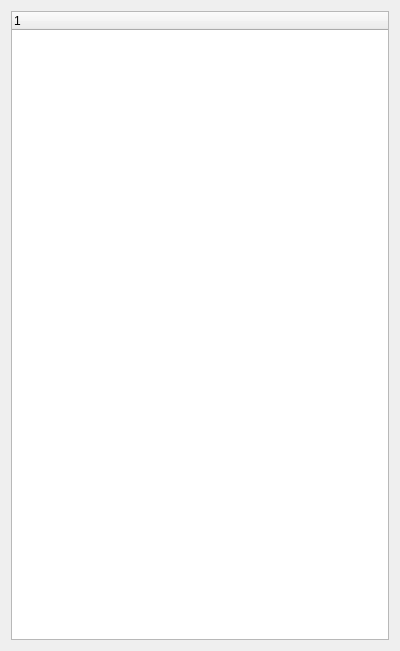
<?xml version="1.0" encoding="UTF-8"?>
<ui version="4.0">
 <class>DataViewWidget</class>
 <widget class="QWidget" name="DataViewWidget">
  <property name="geometry">
   <rect>
    <x>0</x>
    <y>0</y>
    <width>400</width>
    <height>651</height>
   </rect>
  </property>
  <property name="windowTitle">
   <string>Form</string>
  </property>
  <layout class="QVBoxLayout" name="verticalLayout">
   <item>
    <widget class="QTreeWidget" name="treeWidget">
     <property name="contextMenuPolicy">
      <enum>Qt::ActionsContextMenu</enum>
     </property>
     <property name="iconSize">
      <size>
       <width>60</width>
       <height>20</height>
      </size>
     </property>
     <column>
      <property name="text">
       <string notr="true">1</string>
      </property>
     </column>
    </widget>
   </item>
  </layout>
  <action name="actionLoad">
   <property name="text">
    <string>Load</string>
   </property>
  </action>
  <action name="actionLoadAll">
   <property name="text">
    <string>Load All</string>
   </property>
  </action>
  <action name="actionUnload">
   <property name="text">
    <string>Unload</string>
   </property>
  </action>
  <action name="actionUnloadAll">
   <property name="text">
    <string>Unload All</string>
   </property>
  </action>
  <action name="actionRebuild">
   <property name="text">
    <string>Rebuild</string>
   </property>
  </action>
  <action name="actionRefreshStatus">
   <property name="text">
    <string>Refresh status</string>
   </property>
  </action>
  <action name="actionSynchronize">
   <property name="text">
    <string>Synchronize</string>
   </property>
  </action>
  <action name="actionDownload">
   <property name="text">
    <string>Download</string>
   </property>
  </action>
  <action name="actionDownloadAll">
   <property name="text">
    <string>Download All</string>
   </property>
  </action>
  <action name="actionForceDownload">
   <property name="text">
    <string>Force download</string>
   </property>
  </action>
  <action name="actionForceDownloadAll">
   <property name="text">
    <string>Force download all</string>
   </property>
  </action>
 </widget>
 <resources/>
 <connections>
  <connection>
   <sender>actionDownload</sender>
   <signal>triggered()</signal>
   <receiver>DataViewWidget</receiver>
   <slot>onDownload()</slot>
   <hints>
    <hint type="sourcelabel">
     <x>-1</x>
     <y>-1</y>
    </hint>
    <hint type="destinationlabel">
     <x>199</x>
     <y>325</y>
    </hint>
   </hints>
  </connection>
  <connection>
   <sender>actionDownloadAll</sender>
   <signal>triggered()</signal>
   <receiver>DataViewWidget</receiver>
   <slot>onDownloadAll()</slot>
   <hints>
    <hint type="sourcelabel">
     <x>-1</x>
     <y>-1</y>
    </hint>
    <hint type="destinationlabel">
     <x>199</x>
     <y>325</y>
    </hint>
   </hints>
  </connection>
  <connection>
   <sender>actionForceDownload</sender>
   <signal>triggered()</signal>
   <receiver>DataViewWidget</receiver>
   <slot>onForceDownload()</slot>
   <hints>
    <hint type="sourcelabel">
     <x>-1</x>
     <y>-1</y>
    </hint>
    <hint type="destinationlabel">
     <x>199</x>
     <y>325</y>
    </hint>
   </hints>
  </connection>
  <connection>
   <sender>actionLoad</sender>
   <signal>triggered()</signal>
   <receiver>DataViewWidget</receiver>
   <slot>onLoad()</slot>
   <hints>
    <hint type="sourcelabel">
     <x>-1</x>
     <y>-1</y>
    </hint>
    <hint type="destinationlabel">
     <x>199</x>
     <y>325</y>
    </hint>
   </hints>
  </connection>
  <connection>
   <sender>actionLoadAll</sender>
   <signal>triggered()</signal>
   <receiver>DataViewWidget</receiver>
   <slot>onLoadAll()</slot>
   <hints>
    <hint type="sourcelabel">
     <x>-1</x>
     <y>-1</y>
    </hint>
    <hint type="destinationlabel">
     <x>199</x>
     <y>325</y>
    </hint>
   </hints>
  </connection>
  <connection>
   <sender>actionRebuild</sender>
   <signal>triggered()</signal>
   <receiver>DataViewWidget</receiver>
   <slot>onRebuild()</slot>
   <hints>
    <hint type="sourcelabel">
     <x>-1</x>
     <y>-1</y>
    </hint>
    <hint type="destinationlabel">
     <x>199</x>
     <y>325</y>
    </hint>
   </hints>
  </connection>
  <connection>
   <sender>actionRefreshStatus</sender>
   <signal>triggered()</signal>
   <receiver>DataViewWidget</receiver>
   <slot>onRefreshStatus()</slot>
   <hints>
    <hint type="sourcelabel">
     <x>-1</x>
     <y>-1</y>
    </hint>
    <hint type="destinationlabel">
     <x>199</x>
     <y>325</y>
    </hint>
   </hints>
  </connection>
  <connection>
   <sender>actionSynchronize</sender>
   <signal>triggered()</signal>
   <receiver>DataViewWidget</receiver>
   <slot>onTrySynchronize()</slot>
   <hints>
    <hint type="sourcelabel">
     <x>-1</x>
     <y>-1</y>
    </hint>
    <hint type="destinationlabel">
     <x>199</x>
     <y>325</y>
    </hint>
   </hints>
  </connection>
  <connection>
   <sender>actionUnload</sender>
   <signal>triggered()</signal>
   <receiver>DataViewWidget</receiver>
   <slot>onUnload()</slot>
   <hints>
    <hint type="sourcelabel">
     <x>-1</x>
     <y>-1</y>
    </hint>
    <hint type="destinationlabel">
     <x>199</x>
     <y>325</y>
    </hint>
   </hints>
  </connection>
  <connection>
   <sender>actionUnloadAll</sender>
   <signal>triggered()</signal>
   <receiver>DataViewWidget</receiver>
   <slot>onUnloadAll()</slot>
   <hints>
    <hint type="sourcelabel">
     <x>-1</x>
     <y>-1</y>
    </hint>
    <hint type="destinationlabel">
     <x>199</x>
     <y>325</y>
    </hint>
   </hints>
  </connection>
  <connection>
   <sender>treeWidget</sender>
   <signal>currentItemChanged(QTreeWidgetItem*,QTreeWidgetItem*)</signal>
   <receiver>DataViewWidget</receiver>
   <slot>onTreeCurrentItemChange(QTreeWidgetItem*,QTreeWidgetItem*)</slot>
   <hints>
    <hint type="sourcelabel">
     <x>137</x>
     <y>105</y>
    </hint>
    <hint type="destinationlabel">
     <x>199</x>
     <y>325</y>
    </hint>
   </hints>
  </connection>
  <connection>
   <sender>actionForceDownloadAll</sender>
   <signal>triggered()</signal>
   <receiver>DataViewWidget</receiver>
   <slot>onForceDownloadAll()</slot>
   <hints>
    <hint type="sourcelabel">
     <x>-1</x>
     <y>-1</y>
    </hint>
    <hint type="destinationlabel">
     <x>199</x>
     <y>325</y>
    </hint>
   </hints>
  </connection>
 </connections>
 <slots>
  <signal>currentItemChanged(char,int)</signal>
  <signal>operationAboutToStart(char)</signal>
  <slot>onLoad()</slot>
  <slot>onLoadAll()</slot>
  <slot>onUnload()</slot>
  <slot>onUnloadAll()</slot>
  <slot>onRebuild()</slot>
  <slot>onRefreshStatus()</slot>
  <slot>onDownload()</slot>
  <slot>onForceDownload()</slot>
  <slot>onDownloadAll()</slot>
  <slot>onTreeCurrentItemChange(QTreeWidgetItem*,QTreeWidgetItem*)</slot>
  <slot>onTrySynchronize()</slot>
  <slot>onForceDownloadAll()</slot>
 </slots>
</ui>
